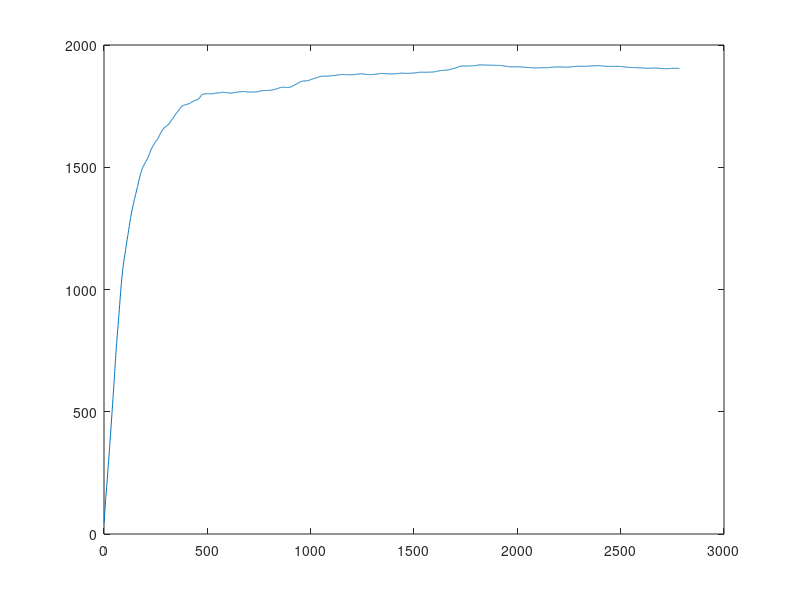
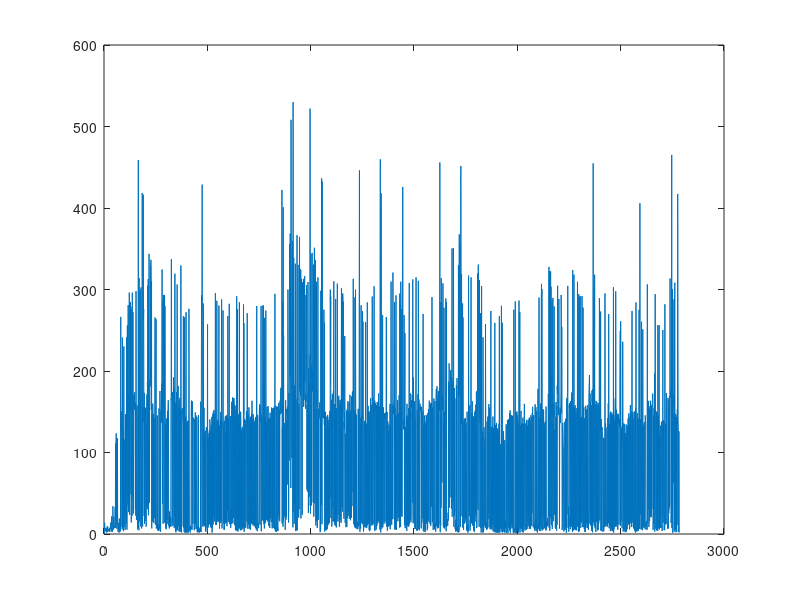

Write MATLAB code to recreate these figures, in order.
clear,clc
pt_lya = zeros(2, 2784);
load ./data/main_lya_data_pt

b1=data_lya(1:dc,:);              %ai
b2=data_lya(dc+1:2*dc,:);     %bi
b3=data_lya(2*dc+1:3*dc,:); %Di
b4=data_lya(3*dc+1:4*dc,:); %ri
%% --------------average delay/ -- length-----------------
avg_delay=sum(data_Q);
for t=1:tmax-1
    avg_delay(t+1)=avg_delay(t+1)+avg_delay(t);
end
avg_delay=avg_delay*0.25./[1:tmax];
figure(30)
plot(avg_delay)
hold on
    
pt_lya(1, :) = avg_delay;
%% ----------------average cost-------------------
p=repmat(alpha,1,tmax).*b2;
G=p.*repmat(PUE,1,tmax)+b3-b4;
water=hw*sum(repmat(eps_D,1,tmax).*p+eps_I(:,1:tmax).*G);
elec=sum(c(:,1:tmax).*G);
carbon=hu*sum(phi_G(:,1:tmax).*G+repmat(phi_r,1,tmax).*b4);
avg_cost=elec+water+carbon;
% for t=1:tmax-1
%     avg_cost(t+1)=avg_cost(t+1)+avg_cost(t);
% end
% avg_cost=avg_cost./[1:tmax];

figure(31)
plot(avg_cost)
hold on
pt_lya(2, :) = avg_cost;
% save ./data/pt_lya pt_lya

